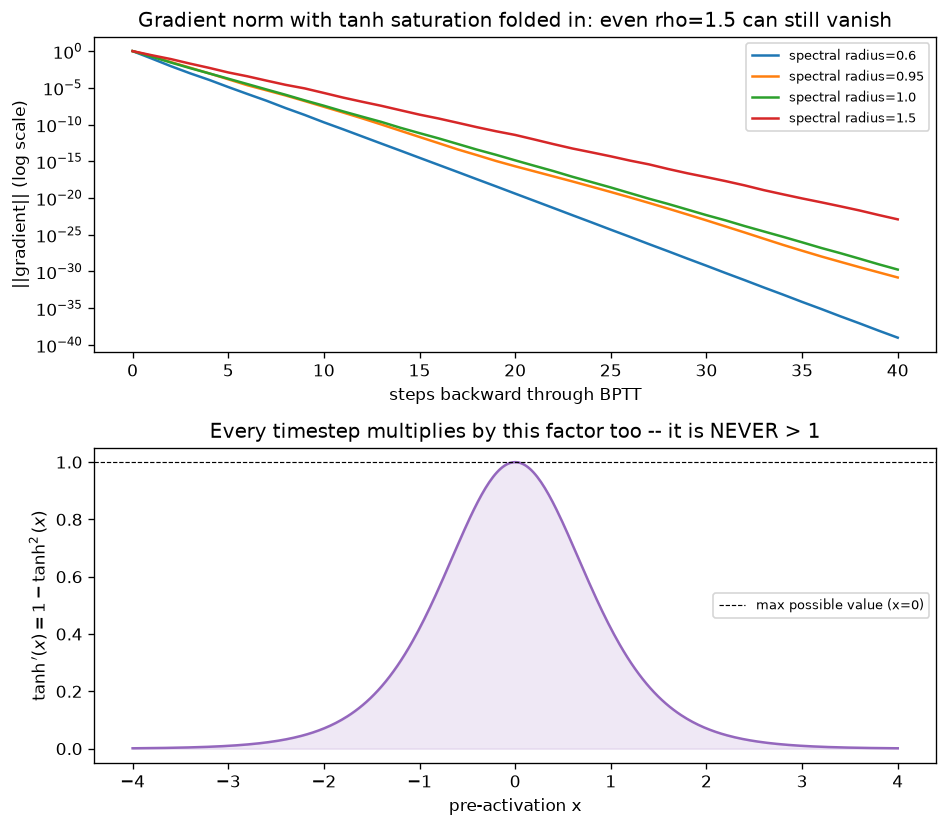

Write Python code to recreate this figure.
"""
Day 48 — Why RNNs Forget
Shows the two compounding causes of vanishing gradients in a real (non-scalar,
non-linear) RNN: (1) the spectral radius of W_hh scaling the Jacobian product
step by step, and (2) tanh saturation, whose derivative is <=1 everywhere and
often much smaller -- so even a "safe" W_hh doesn't save you once activations
saturate.
"""
import numpy as np
import matplotlib.pyplot as plt

np.random.seed(47)

hidden_size = 32
T = 40

fig, axes = plt.subplots(2, 1, figsize=(8, 7))

# --- Top: simulated ||gradient|| through T steps for different spectral radii ---
ax = axes[0]
spectral_radii = [0.6, 0.95, 1.0, 1.5]
colors = ["#1f77b4", "#ff7f0e", "#2ca02c", "#d62728"]

for rho, c in zip(spectral_radii, colors):
    W = np.random.randn(hidden_size, hidden_size)
    W *= rho / max(abs(np.linalg.eigvals(W)))  # rescale so spectral radius is exactly rho

    grad = np.random.randn(hidden_size)
    grad /= np.linalg.norm(grad)
    norms_with_saturation = [1.0]
    norms_linear_only = [1.0]
    g_sat = grad.copy()
    g_lin = grad.copy()
    for t in range(T):
        # linear-only: just the recurrent weight matrix, no activation nonlinearity
        g_lin = W.T @ g_lin
        norms_linear_only.append(np.linalg.norm(g_lin))

        # with saturation: multiply by a representative tanh'(x) diagonal, mildly
        # saturated activations (|x| ~ 1.5 typical of a trained RNN's steady state)
        tanh_prime = 1 - np.tanh(1.5) ** 2  # ~0.19, a fixed representative saturation level
        g_sat = tanh_prime * (W.T @ g_sat)
        norms_with_saturation.append(np.linalg.norm(g_sat))

    ax.semilogy(norms_with_saturation, color=c, label=f"spectral radius={rho}")

ax.set_xlabel("steps backward through BPTT")
ax.set_ylabel("||gradient|| (log scale)")
ax.set_title("Gradient norm with tanh saturation folded in: even rho=1.5 can still vanish")
ax.legend(fontsize=8)

# --- Bottom: tanh derivative -- bounded by 1, shrinks fast away from 0 ---
ax2 = axes[1]
x = np.linspace(-4, 4, 400)
tanh_deriv = 1 - np.tanh(x) ** 2
ax2.plot(x, tanh_deriv, color="#9467bd")
ax2.axhline(1.0, color="black", linestyle="--", linewidth=0.7, label="max possible value (x=0)")
ax2.fill_between(x, 0, tanh_deriv, alpha=0.15, color="#9467bd")
ax2.set_xlabel("pre-activation x")
ax2.set_ylabel(r"$\tanh'(x) = 1-\tanh^2(x)$")
ax2.set_title("Every timestep multiplies by this factor too -- it is NEVER > 1")
ax2.legend(fontsize=8)

plt.tight_layout()
plt.savefig("graph_DAY_48.png", dpi=120, bbox_inches="tight")
